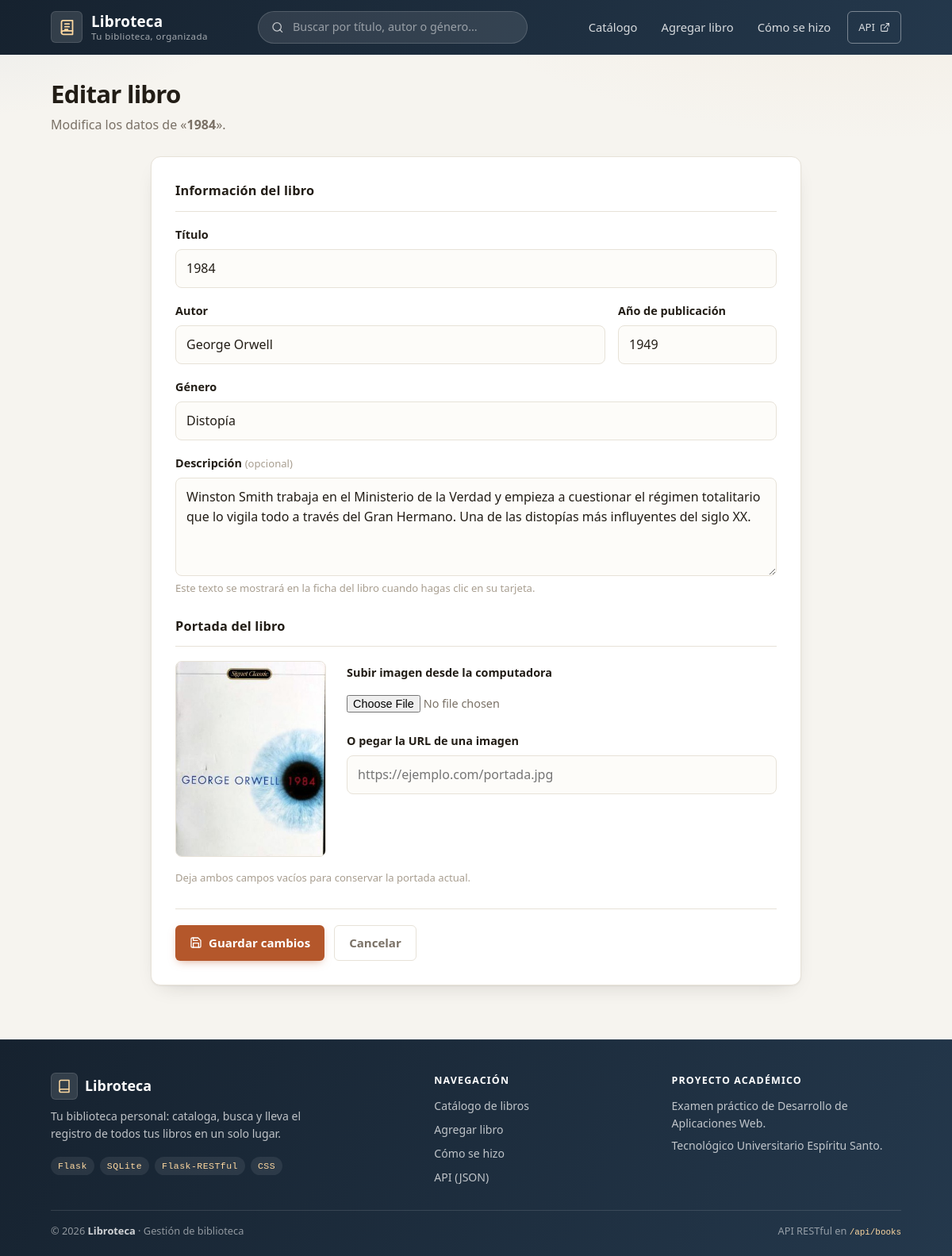
The app's page /editar/2 with its own data.
### tables this page shows
CREATE TABLE libros (
                id INTEGER PRIMARY KEY AUTOINCREMENT,
                titulo TEXT NOT NULL,
                autor TEXT NOT NULL,
                genero TEXT NOT NULL,
                anio_publicacion INTEGER NOT NULL,
                descripcion TEXT NOT NULL DEFAULT '',
                imagen TEXT NOT NULL DEFAULT '',
                pdf TEXT NOT NULL DEFAULT '',
                favorito INTEGER NOT NULL DEFAULT 0
            );

### routes.py (the view, shortened to what this page needs)
@web_bp.route("/editar/<int:book_id>", methods=["GET", "POST"])
def edit_book(book_id):
    book = models.get_book(book_id)
    if not book:
        flash("El libro no existe.", "error")
        return redirect(url_for("web.index"))
    book = dict(book)
    return render_template("edit_book.html", book=book)

### app.py (called while the page is built)
@app.template_filter("image_url")
def image_url_filter(value):
    if not value:
        return None
    if value.startswith(("http://", "https://")):
        return value
    if value.startswith(("uploads/", "portadas/")):
        return url_for("static", filename=value)
    return None

### models.py (called while the page is built)
def connect():
    conn = sqlite3.connect(DATABASE)
    conn.row_factory = sqlite3.Row
    return conn

def get_book(book_id):
    conn = connect()
    row = conn.execute(
        "SELECT * FROM libros WHERE id = ?", (book_id,)
    ).fetchone()
    conn.close()
    return row

### templates/edit_book.html (shortened to what this page needs)
{% extends "base.html" %}
{% block content %}
<section class="page-head">
  <div class="page-head-text">
    <h1>Editar libro</h1>
    <p>Modifica los datos de «<strong>{{ book['titulo'] }}</strong>».</p>
  </div>
</section>
<form class="book-form" method="post" enctype="multipart/form-data">
  <div class="form-section">
    <h2 class="form-section-title">Información del libro</h2>
    <div class="field">
      <label for="titulo">Título</label>
      <input type="text" id="titulo" name="titulo" value="{{ book['titulo'] }}" required maxlength="200" autofocus>
    </div>
    <div class="field-row">
      <div class="field">
        <label for="autor">Autor</label>
        <input type="text" id="autor" name="autor" value="{{ book['autor'] }}" required maxlength="200">
      </div>
      <div class="field">
        <label for="anio_publicacion">Año de publicación</label>
        <input type="number" id="anio_publicacion" name="anio_publicacion" value="{{ book['anio_publicacion'] }}" required min="1000" max="3000" step="1">
      </div>
    </div>
    <div class="field">
      <label for="genero">Género</label>
      <input type="text" id="genero" name="genero" value="{{ book['genero'] }}" required maxlength="100" list="generos-sugeridos">
    </div>
    <div class="field">
      <label for="descripcion">Descripción <span class="field-optional">(opcional)</span></label>
      <textarea id="descripcion" name="descripcion" rows="4" maxlength="1000" placeholder="Un breve texto explicando de qué trata el libro…">{{ book['descripcion'] }}</textarea>
      <p class="field-hint">Este texto se mostrará en la ficha del libro cuando hagas clic en su tarjeta.</p>
    </div>
  </div>
  <div class="form-section">
    <h2 class="form-section-title">Portada del libro</h2>
    {% set current_cover = book['imagen']|image_url %}
    <div class="cover-pick">
      <div class="cover-preview {{ 'has-image' if current_cover }}" id="cover-preview" aria-hidden="true">
        {% if current_cover %}
          <img src="{{ current_cover }}" alt="Portada actual de {{ book['titulo'] }}">
        {% endif %}
      </div>
      <div class="cover-pick-options">
        <div class="field">
          <label for="imagen_file">Subir imagen desde la computadora</label>
          <input type="file" id="imagen_file" name="imagen_file" accept="image/jpeg,image/png,image/gif,image/webp,image/svg+xml">
        </div>
        <div class="field">
          <label for="imagen_url">O pegar la URL de una imagen</label>
          <input type="url" id="imagen_url" name="imagen_url" placeholder="https://ejemplo.com/portada.jpg">
        </div>
      </div>
    </div>
    <p class="field-hint">Deja ambos campos vacíos para conservar la portada actual.</p>
  </div>
  <div class="form-actions">
    <button type="submit" class="btn btn--primary">
      <svg viewBox="0 0 24 24" width="16" height="16" fill="none" stroke="currentColor" stroke-width="2" stroke-linecap="round" stroke-linejoin="round"><path d="M19 21H5a2 2 0 0 1-2-2V5a2 2 0 0 1 2-2h11l5 5v11a2 2 0 0 1-2 2z"/><polyline points="17 21 17 13 7 13 7 21"/><polyline points="7 3 7 8 15 8"/></svg>
      Guardar cambios
    </button>
    <a class="btn btn--ghost" href="{{ url_for('web.index') }}">Cancelar</a>
  </div>
</form>
{% endblock %}

### static/style.css (style rules this page uses)
:root { --bg: #f6f4ef; --surface: #ffffff; --surface-2: #fbfaf7; --ink: #221d16; --ink-soft: #7a7166; --ink-faint: #a89e90; --line: #e7e2d8; --brand: #24384c; --brand-dark: #16222f; --brand-soft: #eaf0f6; --accent: #b4572b; --accent-dark: #91421f; --success: #2f6b48; --success-bg: #e8f3ed; --error: #b2342b; --error-bg: #fbece9; --radius: 8px; --radius-sm: 6px; --radius-lg: 12px; --shadow: 0 1px 2px rgba(34, 29, 22, 0.05), 0 10px 26px -14px rgba(34, 29, 22, 0.22); --shadow-lg: 0 4px 8px -4px rgba(34, 29, 22, 0.14), 0 22px 44px -20px rgba(34, 29, 22, 0.4); --font: "Segoe UI", system-ui, -apple-system, "Helvetica Neue", Arial, sans-serif; --mono: ui-monospace, "Cascadia Mono", "SF Mono", Consolas, monospace; }
* { box-sizing: border-box; }
html { -webkit-text-size-adjust: 100%; scroll-behavior: smooth; }
body { margin: 0; font-family: var(--font); color: var(--ink); line-height: 1.55; background: radial-gradient(1000px 460px at 92% -100px, rgba(219, 188, 148, 0.16), transparent 60%), radial-gradient(900px 420px at -8% -80px, rgba(94, 132, 168, 0.12), transparent 55%), var(--bg); min-height: 100vh; display: flex; flex-direction: column; }
img { max-width: 100%; }
.page-head { display: flex; align-items: flex-end; justify-content: space-between; gap: 18px; flex-wrap: wrap; margin-bottom: 28px; }
.page-head-text h1 { margin: 0; font-size: 1.95rem; letter-spacing: -0.025em; line-height: 1.15; }
.page-head-text p { margin: 8px 0 0; color: var(--ink-soft); }
.btn { display: inline-flex; align-items: center; justify-content: center; gap: 8px; border: none; border-radius: var(--radius-sm); padding: 10px 18px; font-size: 0.94rem; font-weight: 600; font-family: inherit; text-decoration: none; cursor: pointer; transition: transform 0.08s ease, background 0.15s ease, box-shadow 0.15s ease; }
.btn--primary { background: var(--accent); color: #fff; box-shadow: 0 4px 12px -4px rgba(180, 87, 43, 0.55); }
.btn--ghost { background: transparent; color: var(--ink-soft); border: 1px solid var(--line); }
.book-form { background: var(--surface); border: 1px solid var(--line); border-radius: var(--radius-lg); box-shadow: var(--shadow); padding: 30px; display: grid; gap: 26px; max-width: 820px; margin: 0 auto; }
.form-section { display: grid; gap: 18px; }
.form-section-title { margin: 0; font-size: 1.02rem; letter-spacing: 0.01em; padding-bottom: 12px; border-bottom: 1px solid var(--line); }
.field { display: grid; gap: 7px; }
.field label { font-weight: 600; font-size: 0.9rem; }
.field-optional { color: var(--ink-faint); font-weight: 500; font-size: 0.82rem; }
.field input[type="text"], .field input[type="number"], .field input[type="url"], .field textarea { font: inherit; color: var(--ink); background: #fdfcf9; border: 1px solid var(--line); border-radius: var(--radius); padding: 11px 13px; transition: border-color 0.15s ease, box-shadow 0.15s ease; }
.field textarea { resize: vertical; min-height: 104px; }
.field input[type="file"] { font: inherit; font-size: 0.9rem; color: var(--ink-soft); padding: 9px 0; }
.field-hint { margin: -2px 0 0; font-size: 0.82rem; color: var(--ink-faint); }
.field-row { display: grid; grid-template-columns: 1fr 200px; gap: 16px; }
.cover-pick { display: grid; grid-template-columns: 190px 1fr; gap: 26px; align-items: start; }
.cover-preview { aspect-ratio: 10 / 13; border: 1px dashed var(--line); border-radius: var(--radius); display: grid; place-items: center; text-align: center; gap: 8px; padding: 14px; color: var(--ink-faint); background: var(--surface-2); font-size: 0.8rem; overflow: hidden; }
.cover-preview.has-image { border-style: solid; place-items: start center; padding: 0; background: #fff; }
.cover-preview.has-image img { width: 100%; height: 100%; object-fit: cover; display: block; }
.cover-pick-options { display: grid; gap: 16px; padding-top: 4px; }
.form-actions { display: flex; gap: 12px; border-top: 1px solid var(--line); padding-top: 20px; margin-top: 2px; }

### records on screen
libros: titulo "1984", autor "George Orwell", anio_publicacion "1949", genero "Distopía", descripcion "Winston Smith trabaja en el Ministerio de la Verdad y empieza a cuestionar el régimen totalitario que lo vigila todo a través del Gran Hermano. Una de las distopías más influyentes del siglo XX.", titulo (picture)
